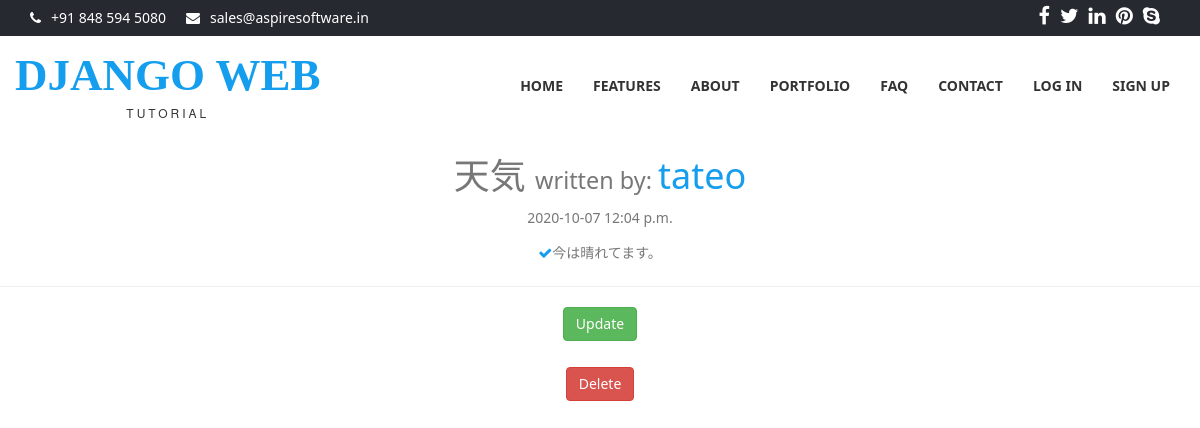
The app's page /post/2/ with its own data.
### blog/models.py (models this page shows, shortened)
class Post(models.Model):
    title = models.CharField(max_length=100)
    content = models.TextField()
    author = models.ForeignKey(User, on_delete=models.CASCADE)
    date_posted = models.DateTimeField(default=timezone.now)

### blog/views.py (the view)
# urls.py: path('post/<int:pk>/', views.PostDetailView.as_view(), name='post-detail'),
class PostDetailView(DetailView):
    model = Post

### blog/templates/blog/post_detail.html
{% extends 'account/base.html' %}
{% block body %}
<center>
    <h1> {{ object.title }} <small> written by:
        </small><span> {{ object.author }} </span></h1>
    <p class="subheading">{{ object.date_posted|date:'Y-m-d P' }}</p>
    <ul class="aboutul">
        <li> <i class="fa fa-check"></i>{{ object.content }}</li>
    </ul>
    <hr>
    <form action="{% url 'post-update' post.id %}">
      <button type="submit" class="btn btn-success slide">Update</button>
    </form>
    <br>
    <form action="{% url 'post-delete' post.id %}">
     <button type="submit" class="btn btn-danger slide">Delete</i> </button>
    </form>
</center>
{% endblock body %}

### records on screen
Post: title "天気", author "tateo", date_posted "2020-10-07 12:04 p.m.", content "今は晴れてます。"
